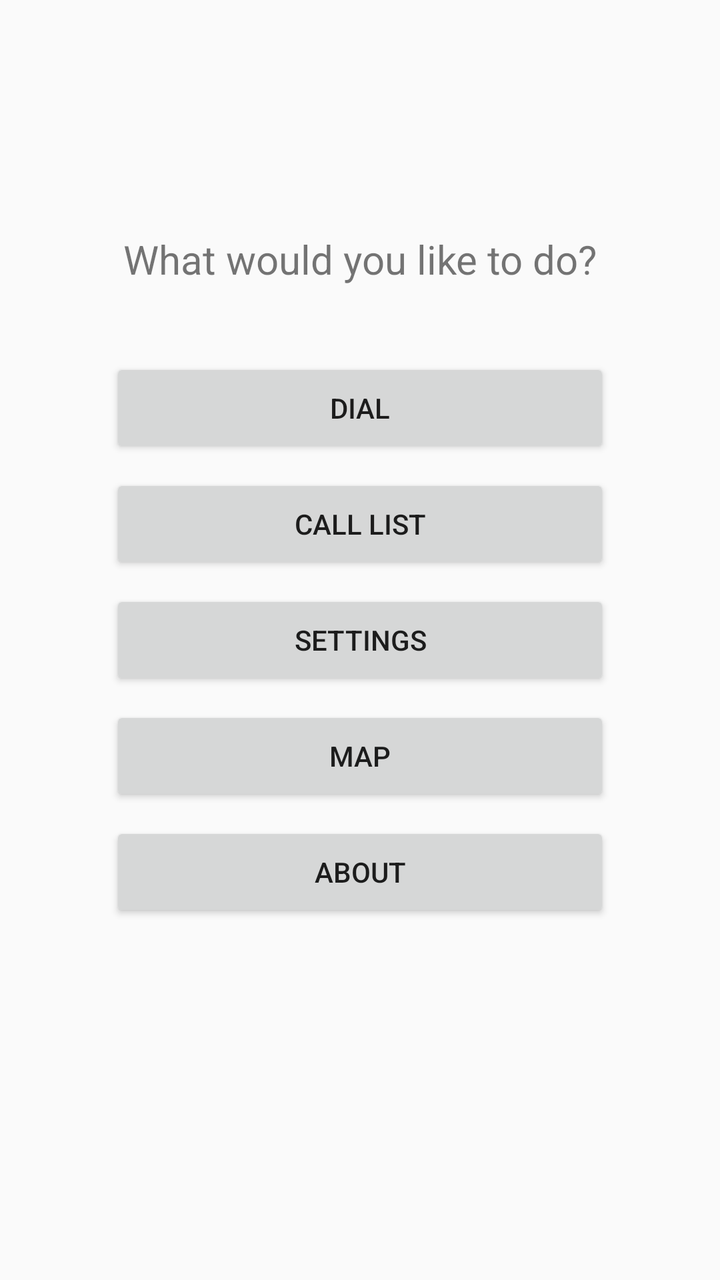
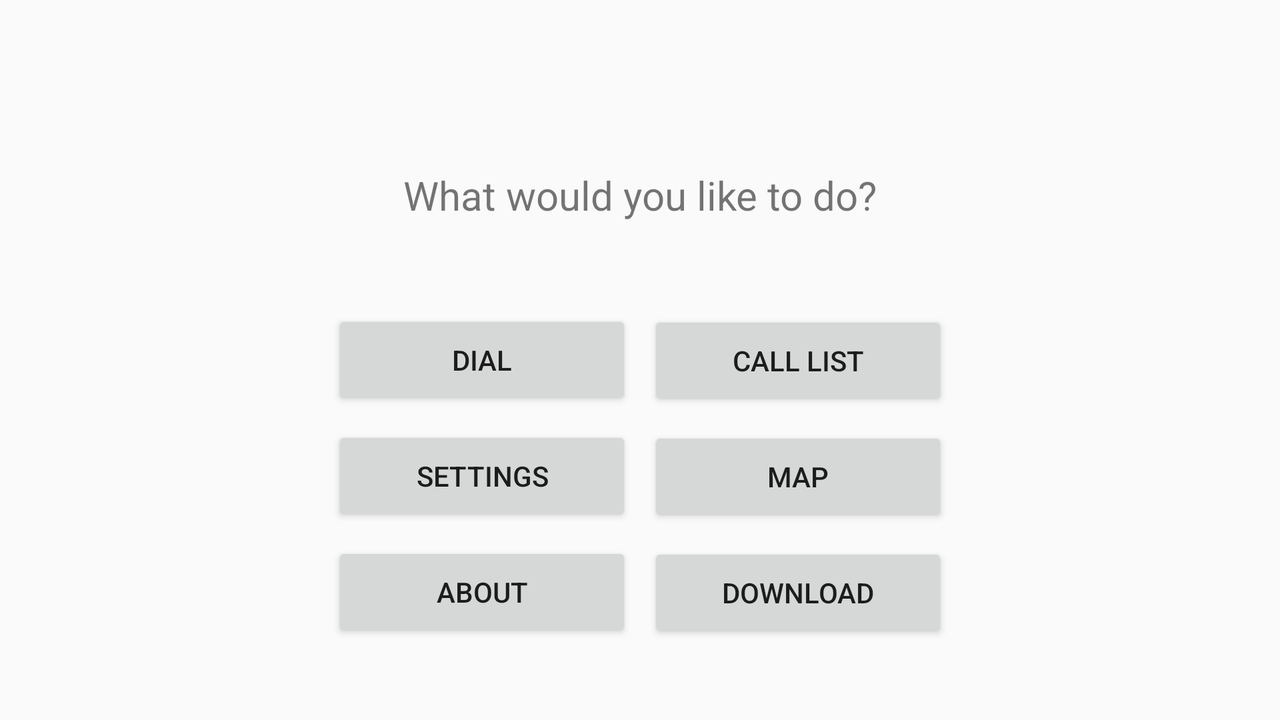

Compare how this app lays out the same screen by default and in its alternative resource folder. The renders come first, then the two layout files and the values they reference.
<!-- AndroidManifest.xml: application theme Theme.AppCompat.Light.NoActionBar -->
<!-- res/layout/activity_main.xml -->
<?xml version="1.0" encoding="utf-8"?>
<android.support.constraint.ConstraintLayout xmlns:android="http://schemas.android.com/apk/res/android"
    xmlns:app="http://schemas.android.com/apk/res-auto"
    xmlns:tools="http://schemas.android.com/tools"
    android:layout_width="match_parent"
    android:layout_height="match_parent"
    tools:context=".MainActivity">

    <TextView
        android:id="@+id/header1"
        android:layout_width="wrap_content"
        android:layout_height="wrap_content"
        android:layout_marginStart="8dp"
        android:layout_marginLeft="8dp"
        android:layout_marginTop="116dp"
        android:layout_marginEnd="8dp"
        android:layout_marginRight="8dp"
        android:text="@string/header"
        android:textSize="20sp"
        app:layout_constraintEnd_toEndOf="parent"
        app:layout_constraintStart_toStartOf="parent"
        app:layout_constraintTop_toTopOf="parent" />

    <Button
        android:id="@+id/dialButton"
        android:layout_width="250sp"
        android:layout_height="50sp"
        android:layout_marginEnd="8dp"
        android:layout_marginRight="8dp"
        android:layout_marginBottom="8dp"
        android:text="@string/dialButton"
        app:layout_constraintBottom_toTopOf="@+id/callListButton"
        app:layout_constraintEnd_toEndOf="@+id/settingsButton"
        app:layout_constraintHorizontal_bias="0.0"
        app:layout_constraintHorizontal_chainStyle="packed"
        app:layout_constraintStart_toStartOf="@+id/settingsButton" />

    <Button
        android:id="@+id/callListButton"
        android:layout_width="250sp"
        android:layout_height="50sp"
        android:layout_marginStart="8dp"
        android:layout_marginLeft="8dp"
        android:layout_marginBottom="8dp"
        android:text="@string/callListButton"
        app:layout_constraintBottom_toTopOf="@+id/settingsButton"
        app:layout_constraintEnd_toEndOf="@+id/settingsButton"
        app:layout_constraintHorizontal_bias="1.0"
        app:layout_constraintStart_toStartOf="@+id/settingsButton" />

    <Button
        android:id="@+id/settingsButton"
        android:layout_width="250sp"
        android:layout_height="50sp"
        android:layout_marginStart="8dp"
        android:layout_marginLeft="8dp"
        android:layout_marginTop="8dp"
        android:layout_marginEnd="8dp"
        android:layout_marginRight="8dp"
        android:layout_marginBottom="8dp"
        android:text="@string/settingsButton"
        app:layout_constraintBottom_toBottomOf="parent"
        app:layout_constraintEnd_toEndOf="parent"
        app:layout_constraintStart_toStartOf="parent"
        app:layout_constraintTop_toTopOf="parent" />

    <Button
        android:id="@+id/mapButton"
        android:layout_width="250sp"
        android:layout_height="50sp"
        android:layout_marginTop="8dp"
        android:text="@string/mapButton"
        app:layout_constraintEnd_toEndOf="@+id/settingsButton"
        app:layout_constraintStart_toStartOf="@+id/settingsButton"
        app:layout_constraintTop_toBottomOf="@+id/settingsButton" />

    <Button
        android:id="@+id/aboutButton"
        android:layout_width="250sp"
        android:layout_height="50sp"
        android:layout_marginTop="8dp"
        android:text="@string/aboutButton"
        app:layout_constraintEnd_toEndOf="@+id/settingsButton"
        app:layout_constraintStart_toStartOf="@+id/settingsButton"
        app:layout_constraintTop_toBottomOf="@+id/mapButton" />

</android.support.constraint.ConstraintLayout>
<!-- resources referenced by this layout -->
<resources>
  <string name="aboutButton">ABOUT</string>
  <string name="callListButton">CALL LIST</string>
  <string name="dialButton">DIAL</string>
  <string name="header">What would you like to do?</string>
  <string name="mapButton">MAP</string>
  <string name="settingsButton">SETTINGS</string>
</resources>
<!-- res/layout-land/activity_main.xml (the repository's variant of the layout above) -->
<!-- drawn on the phone turned sideways -->
<?xml version="1.0" encoding="utf-8"?>
<android.support.constraint.ConstraintLayout xmlns:android="http://schemas.android.com/apk/res/android"
    xmlns:app="http://schemas.android.com/apk/res-auto"
    xmlns:tools="http://schemas.android.com/tools"
    android:layout_width="match_parent"
    android:layout_height="match_parent"
    tools:context=".MainActivity">

    <TextView
        android:id="@+id/header1"
        android:layout_width="wrap_content"
        android:layout_height="wrap_content"
        android:layout_marginStart="8dp"
        android:layout_marginLeft="8dp"
        android:layout_marginTop="84dp"
        android:layout_marginEnd="8dp"
        android:layout_marginRight="8dp"
        android:text="@string/header"
        android:textSize="20sp"
        app:layout_constraintEnd_toEndOf="parent"
        app:layout_constraintStart_toStartOf="parent"
        app:layout_constraintTop_toTopOf="parent" />

    <Button
        android:id="@+id/dialButton"
        android:layout_width="150sp"
        android:layout_height="50sp"
        android:layout_marginStart="8dp"
        android:layout_marginLeft="8dp"
        android:layout_marginTop="8dp"
        android:layout_marginBottom="8dp"
        android:text="@string/dialButton"
        app:layout_constraintBottom_toBottomOf="parent"
        app:layout_constraintEnd_toStartOf="@+id/callListButton"
        app:layout_constraintHorizontal_bias="0.5"
        app:layout_constraintHorizontal_chainStyle="packed"
        app:layout_constraintStart_toStartOf="parent"
        app:layout_constraintTop_toTopOf="parent" />

    <Button
        android:id="@+id/callListButton"
        android:layout_width="150sp"
        android:layout_height="50sp"
        android:layout_marginStart="8dp"
        android:layout_marginLeft="8dp"
        android:layout_marginTop="8dp"
        android:layout_marginEnd="8dp"
        android:layout_marginRight="8dp"
        android:layout_marginBottom="8dp"
        android:text="@string/callListButton"
        app:layout_constraintBottom_toBottomOf="parent"
        app:layout_constraintEnd_toEndOf="parent"
        app:layout_constraintHorizontal_bias="0.5"
        app:layout_constraintStart_toEndOf="@+id/dialButton"
        app:layout_constraintTop_toTopOf="parent"
        app:layout_constraintVertical_bias="0.501" />

    <Button
        android:id="@+id/settingsButton"
        android:layout_width="150sp"
        android:layout_height="50sp"
        android:layout_marginStart="8dp"
        android:layout_marginLeft="8dp"
        android:layout_marginTop="8dp"
        android:layout_marginEnd="8dp"
        android:layout_marginRight="8dp"
        android:text="@string/settingsButton"
        app:layout_constraintEnd_toStartOf="@+id/callListButton"
        app:layout_constraintHorizontal_bias="1.0"
        app:layout_constraintStart_toStartOf="@+id/dialButton"
        app:layout_constraintTop_toBottomOf="@+id/dialButton" />

    <Button
        android:id="@+id/mapButton"
        android:layout_width="150sp"
        android:layout_height="50sp"
        android:layout_marginTop="8dp"
        android:text="@string/mapButton"
        app:layout_constraintEnd_toEndOf="@+id/callListButton"
        app:layout_constraintStart_toStartOf="@+id/callListButton"
        app:layout_constraintTop_toBottomOf="@+id/callListButton" />

    <Button
        android:id="@+id/aboutButton"
        android:layout_width="150sp"
        android:layout_height="50sp"
        android:layout_marginTop="8dp"
        android:layout_marginEnd="8dp"
        android:layout_marginRight="8dp"
        android:text="@string/aboutButton"
        app:layout_constraintEnd_toStartOf="@+id/mapButton"
        app:layout_constraintTop_toBottomOf="@+id/settingsButton" />

    <Button
        android:id="@+id/downloadButton"
        android:layout_width="150sp"
        android:layout_height="50sp"
        android:layout_marginStart="8dp"
        android:layout_marginLeft="8dp"
        android:layout_marginTop="8dp"
        android:text="@string/downloadButton"
        app:layout_constraintStart_toEndOf="@+id/aboutButton"
        app:layout_constraintTop_toBottomOf="@+id/mapButton" />

</android.support.constraint.ConstraintLayout>
<!-- resources referenced by the variant -->
<!-- as the phone turned sideways resolves them -->
<resources>
  <string name="aboutButton">ABOUT</string>
  <string name="callListButton">CALL LIST</string>
  <string name="dialButton">DIAL</string>
  <string name="downloadButton">DOWNLOAD</string>
  <string name="header">What would you like to do?</string>
  <string name="mapButton">MAP</string>
  <string name="settingsButton">SETTINGS</string>
</resources>
